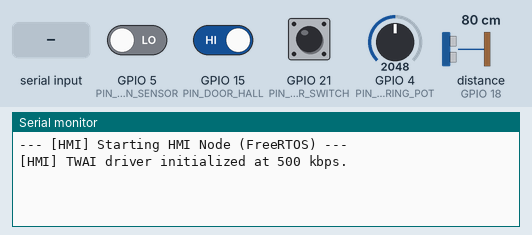
This sketch was run on a simulated ESP32. Shown: the last lines printed to the serial monitor. Wiring (inferred from the names in the program): ultrasonic range finder: trigger GPIO 19; echo GPIO 18. The inputs (shaded band) are chosen by the test bench; at power-on: distance to the obstacle (sensor on GPIO 18) 80 cm, GPIO 4 (PIN_STEERING_POT) = 2048, GPIO 5 (PIN_HORN_SENSOR) LOW, GPIO 15 (PIN_DOOR_HALL) HIGH, GPIO 21 (PIN_WIPER_SWITCH) HIGH (analog values on the 0–4095 scale). The echo pulse lasts 58.3 µs per cm; no CAN messages arrive unless stated.

Above: at 2.2 s.
2.3 s: distance to the obstacle (sensor on GPIO 18) set to 2 cm
At 3.7 s:
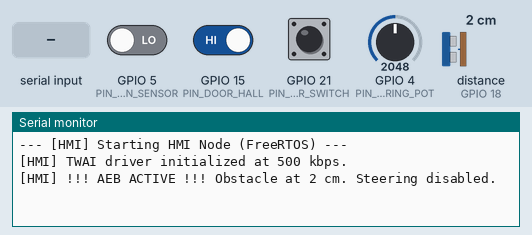
5.3 s: "u" received over Serial
At 6.1 s:
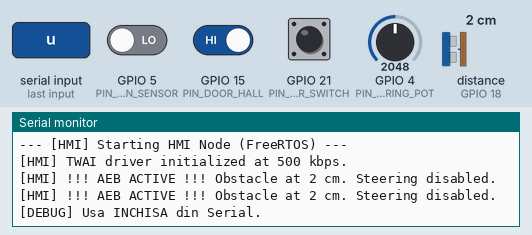
6.8 s: "D90\n" received over Serial
At 8.7 s:
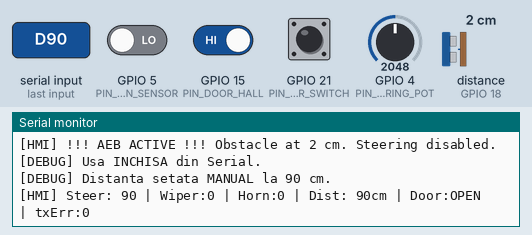
9.0 s: GPIO 4 (PIN_STEERING_POT) set to 2866
At 10.6 s:
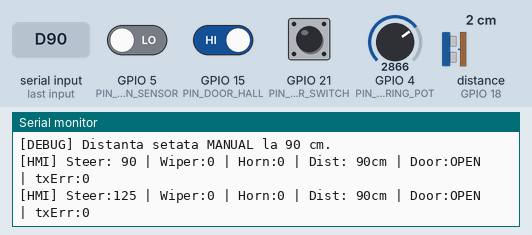
12.0 s: GPIO 4 (PIN_STEERING_POT) set to 0
At 13.7 s:
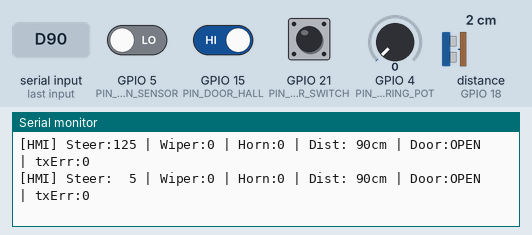
15.0 s: "R90\n" received over Serial
At 16.4 s:
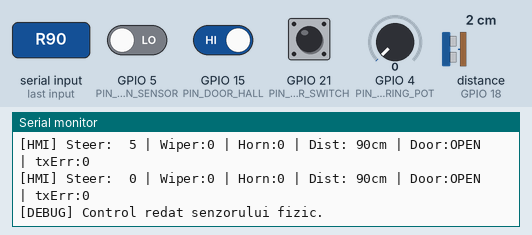

Measured:
- after the input at 2.3 s, the serial monitor: prints a new line after 0.21 s (image 1)
- after the input at 5.3 s, the serial monitor: prints a new line at once (image 2)
- after the input at 6.8 s, the serial monitor: prints a new line at once (image 3)
- after the input at 9.0 s, the serial monitor: prints a new line after 1.0 s (image 4)
- after the input at 12.0 s, the serial monitor: prints a new line after 0.51 s (image 5)
- after the input at 15.0 s, the serial monitor: prints a new line at once (image 6)

The sketch:

HMI_Node.ino
```cpp
#include <Arduino.h>
#include "driver/twai.h"

// ============================================================
//  HMI TX NODE - Reads user inputs and publishes to CAN Bus
//  Features: FreeRTOS, CSMA/CR Arbitration, AEB Safety Logic
// ============================================================

// --- Hardware Pin Configuration ---
#define PIN_STEERING_POT   4    // ADC2_CH0 (Steering Wheel)
#define PIN_HORN_SENSOR    5    // TTP223 Capacitive Sensor (Horn)
#define PIN_WIPER_SWITCH   21   // Homing switch (Wipers)
#define PIN_CAN_TX         22   // SN65HVD230 CTX
#define PIN_CAN_RX         23   // SN65HVD230 CRX

// New Pins for Environment/Safety Sensors
#define PIN_DOOR_HALL      15   // A3144 Hall Effect Sensor (Door Status)
#define PIN_US_TRIG        19   // HC-SR04 Trigger
#define PIN_US_ECHO        18   // HC-SR04 Echo (Requires 5V to 3.3V voltage divider)

// --- CAN IDs (Hardware Arbitration Priority) ---
#define CAN_ID_AEB_CRITICAL  0x010  // Highest Priority: Autonomous Emergency Braking
#define CAN_ID_HMI_CONTROLS  0x120  // Medium Priority: User inputs (Steering, Wipers)
#define CAN_ID_ENV_DATA      0x121  // Medium Priority: Environment (Distance, Door)

// --- System Thresholds & Timings ---
#define AEB_CRITICAL_DIST_CM 15   // Distance threshold to trigger Emergency Braking
#define SENSOR_PERIOD_MS     50   // 50ms to allow ultrasonic echo return
#define CAN_PERIOD_MS        20   // 50Hz CAN Bus refresh rate
#define LOG_PERIOD_MS        2500 // Console log frequency

#define DEBOUNCE_SAMPLES     3

// ------------------------------------------------------------
//  Frame Payloads (5 Bytes each for E2E Protection):
//  0x010 (AEB): [0]=AEB_Active(1) [1]=Dist_cm [2]=0 [3]=AliveCounter [4]=CRC8
//  0x120 (HMI): [0]=SteerAngle [1]=Wiper [2]=Horn [3]=AliveCounter [4]=CRC8
//  0x121 (ENV): [0]=Dist_MSB [1]=Dist_LSB [2]=Door(1=Open/0=Closed) [3]=Alive [4]=CRC8
//  CRC8: poly 0x07, init 0xFF, calculated over ID LSB + Bytes 0..3
// ------------------------------------------------------------

struct SharedData {
  uint8_t  steerAngle;
  uint8_t  wiperActive;
  uint8_t  hornActive;
  uint16_t obstacleDist;
  uint8_t  doorOpen;
};

// Global shared state with RTOS Mutex protection
static SharedData  g_systemState = {90, 0, 0, 999, 0};
static portMUX_TYPE g_stateMutex = portMUX_INITIALIZER_UNLOCKED;

// Flag pentru depanare: blocheaza suprascrierea distantei de catre senzorul fizic
static bool g_manualOverride = false;

// Diagnostics counters (Written only by CAN TX Task)
static uint32_t g_txErrorCount = 0;
static uint32_t g_busRecoveryCount = 0;

// --- Utilities ---
// CRC8 Calculation for E2E (End-to-End) Protection
static uint8_t calculateCRC8(uint16_t id, const uint8_t *data, uint8_t len) {
  uint8_t crc = 0xFF;
  uint8_t first = (uint8_t)(id & 0xFF);
  for (int i = -1; i < len; i++) {
    crc ^= (i < 0) ? first : data[i];
    for (uint8_t b = 0; b < 8; b++) {
      crc = (crc & 0x80) ? (uint8_t)((crc << 1) ^ 0x07) : (uint8_t)(crc << 1);
    }
  }
  return crc;
}

struct Debouncer {
  bool    stableState;
  bool    lastRawState;
  uint8_t sampleCount;
};

static bool applyDebounce(Debouncer &db, bool rawState);

static bool applyDebounce(Debouncer &db, bool rawState) {
  if (rawState == db.lastRawState) {
    if (db.sampleCount < DEBOUNCE_SAMPLES) db.sampleCount++;
  } else {
    db.lastRawState = rawState;
    db.sampleCount = 1;
  }
  if (db.sampleCount >= DEBOUNCE_SAMPLES) db.stableState = db.lastRawState;
  return db.stableState;
}

// Monitor TWAI driver status and recover from BUS-OFF states
static void checkAndRecoverCANBus() {
  twai_status_info_t status;
  if (twai_get_status_info(&status) != ESP_OK) return;

  if (status.state == TWAI_STATE_BUS_OFF) {
    twai_initiate_recovery();
    g_busRecoveryCount++;
  } else if (status.state == TWAI_STATE_STOPPED) {
    twai_start();   // Recovery complete, restart driver
  }
}

// Construct and transmit a CAN Frame with Alive Counter and CRC
static void transmitCANFrame(uint16_t id, uint8_t *payload, uint8_t &aliveCounter) {
  twai_message_t msg = {};
  msg.identifier = id;
  msg.extd = 0; // Standard 11-bit ID
  msg.rtr = 0;  // Data frame
  msg.data_length_code = 5;

  for (int i = 0; i < 4; i++) {
    msg.data[i] = payload[i];
  }

  msg.data[3] = aliveCounter++; // E2E Alive Counter
  msg.data[4] = calculateCRC8(id, msg.data, 4); // E2E CRC8

  if (twai_transmit(&msg, 0) != ESP_OK) {
    g_txErrorCount++;
  }
}

// --- Task Prototypes ---
void TaskPollSensors(void *pvParameters);
void TaskTransmitCAN(void *pvParameters);

void setup() {
  Serial.begin(115200);
  delay(1000);
  Serial.println("--- [HMI] Starting HMI Node (FreeRTOS) ---");

  // Configure Hardware Inputs
  pinMode(PIN_WIPER_SWITCH, INPUT_PULLUP);
  pinMode(PIN_STEERING_POT, INPUT);
  pinMode(PIN_HORN_SENSOR, INPUT);
  analogReadResolution(12);

  // Configure Environment Sensors
  pinMode(PIN_DOOR_HALL, INPUT_PULLUP);
  pinMode(PIN_US_TRIG, OUTPUT);
  pinMode(PIN_US_ECHO, INPUT);
  digitalWrite(PIN_US_TRIG, LOW);

  // Initialize TWAI Driver (CAN 500 kbps)
  twai_general_config_t g_config = TWAI_GENERAL_CONFIG_DEFAULT((gpio_num_t)PIN_CAN_TX, (gpio_num_t)PIN_CAN_RX, TWAI_MODE_NORMAL);
  twai_timing_config_t  t_config = TWAI_TIMING_CONFIG_500KBITS();
  twai_filter_config_t  f_config = TWAI_FILTER_CONFIG_ACCEPT_ALL();

  if (twai_driver_install(&g_config, &t_config, &f_config) != ESP_OK || twai_start() != ESP_OK) {
    Serial.println("[HMI] FATAL ERROR: TWAI driver failed to start. Rebooting...");
    delay(2000);
    ESP.restart();
  }
  Serial.println("[HMI] TWAI driver initialized at 500 kbps.");

  // RTOS Task Creation (Priority 2 for CAN TX ensures deterministic bus timing)
  xTaskCreate(TaskPollSensors, "SensorTask", 4096, NULL, 1, NULL);
  xTaskCreate(TaskTransmitCAN, "CanTxTask",  4096, NULL, 2, NULL);
}

void loop() {
  if (Serial.available() > 0) {
    char cmd = Serial.read();

    if (cmd == 'D' || cmd == 'd') {
      // 1. Citim numărul ÎNAINTE de a bloca resursele
      int dist = Serial.parseInt();

      // 2. Blocăm resursele strict pentru scrierea variabilelor
      portENTER_CRITICAL(&g_stateMutex);
      g_systemState.obstacleDist = dist;
      g_manualOverride = true;
      portEXIT_CRITICAL(&g_stateMutex);

      Serial.printf("\n[DEBUG] Distanta setata MANUAL la %d cm.\n", dist);
    }
    else if (cmd == 'R' || cmd == 'r') {
      portENTER_CRITICAL(&g_stateMutex);
      g_manualOverride = false;
      portEXIT_CRITICAL(&g_stateMutex);

      Serial.println("\n[DEBUG] Control redat senzorului fizic.");
    }
    else if (cmd == 'U' || cmd == 'u') {
      portENTER_CRITICAL(&g_stateMutex);
      g_systemState.doorOpen = !g_systemState.doorOpen;
      bool currentState = g_systemState.doorOpen; // Salvăm starea pentru printare sigură
      portEXIT_CRITICAL(&g_stateMutex);

      Serial.printf("\n[DEBUG] Usa %s din Serial.\n", currentState ? "DESCHISA" : "INCHISA");
    }
  }
  vTaskDelay(pdMS_TO_TICKS(100)); // Previne blocarea procesorului
}

// --- Task: Sensor Polling ---
void TaskPollSensors(void *pvParameters) {
  Debouncer wiperDebounce = {false, false, 0};
  Debouncer hornDebounce  = {false, false, 0};
  int filteredPotValue = analogRead(PIN_STEERING_POT);

  TickType_t lastWakeTime = xTaskGetTickCount();

  for (;;) {
    // 1. Read HC-SR04 Ultrasonic (AEB Sensor)
    digitalWrite(PIN_US_TRIG, HIGH);
    delayMicroseconds(10);
    digitalWrite(PIN_US_TRIG, LOW);

    // pulseIn blocks task until echo returns. Max timeout: 20000us (~3.4 meters)
    unsigned long echoDuration = pulseIn(PIN_US_ECHO, HIGH, 20000);
    uint16_t distanceCm = (echoDuration == 0) ? 999 : (echoDuration * 0.0343) / 2;

    // 2. Read Hall Effect Door Sensor
    // PULLUP active: HIGH = No magnet (Door Open), LOW = Magnet (Door Closed)
    bool isDoorOpen = (digitalRead(PIN_DOOR_HALL) == HIGH);

    // 3. Read Wiper Switch (Active LOW)
    bool isWiperActive = applyDebounce(wiperDebounce, digitalRead(PIN_WIPER_SWITCH) == LOW);

    // 4. Read Horn Sensor (Active HIGH)
    bool isHornActive = applyDebounce(hornDebounce, digitalRead(PIN_HORN_SENSOR) == HIGH);

    // 5. Read Steering Potentiometer (Exponential Moving Average Filter)
    int rawPotValue = analogRead(PIN_STEERING_POT);
    filteredPotValue += (rawPotValue - filteredPotValue) / 4;
    uint8_t steeringAngle = (uint8_t)constrain((filteredPotValue * 180) / 4095, 0, 180);

    // Atomically update the global state
    portENTER_CRITICAL(&g_stateMutex);

    // Actualizăm distanța doar dacă NU suntem în modul de override manual
    if (!g_manualOverride) {
      g_systemState.obstacleDist = distanceCm;
    }

    // Suprascriem ușa din senzor doar dacă dorim comportamentul fizic,
    // altfel o lăsăm sub controlul toggle-ului 'U' din Serial
    if (g_systemState.doorOpen == 0 || isDoorOpen) {
      g_systemState.doorOpen = isDoorOpen ? 1 : 0;
    }

    g_systemState.steerAngle = steeringAngle;
    g_systemState.wiperActive = isWiperActive ? 1 : 0;
    g_systemState.hornActive = isHornActive ? 1 : 0;

    portEXIT_CRITICAL(&g_stateMutex);

    vTaskDelayUntil(&lastWakeTime, pdMS_TO_TICKS(SENSOR_PERIOD_MS));
  }
}

// --- Task: CAN Transmission & Safety Logic ---
void TaskTransmitCAN(void *pvParameters) {
  TickType_t lastWakeTime = xTaskGetTickCount();

  uint8_t aliveAeb = 0;
  uint8_t aliveControls = 0;
  uint8_t aliveEnv = 0;
  uint32_t lastLogTime = 0;

  for (;;) {
    // Take a consistent snapshot of the current state
    SharedData currentState;
    portENTER_CRITICAL(&g_stateMutex);
    currentState = g_systemState;
    portEXIT_CRITICAL(&g_stateMutex);

    checkAndRecoverCANBus();

    // --- SAFETY LOGIC (AEB) ---
    bool isAebActive = (currentState.obstacleDist < AEB_CRITICAL_DIST_CM);

    if (isAebActive) {
      // HAZARD DETECTED: Transmit high-priority AEB frame.
      // We deliberately DO NOT transmit HMI controls, simulating a safe-state override.
      uint8_t aebPayload[4] = { 1, (uint8_t)currentState.obstacleDist, 0, 0 };
      transmitCANFrame(CAN_ID_AEB_CRITICAL, aebPayload, aliveAeb);
    } else {
      // NORMAL OPERATION: Transmit HMI steering and wiper controls.
      uint8_t ctrlPayload[4] = { currentState.steerAngle, currentState.wiperActive, currentState.hornActive, 0 };
      transmitCANFrame(CAN_ID_HMI_CONTROLS, ctrlPayload, aliveControls);
    }

    // Always transmit environment data (Door status is also a critical safety factor)
    uint8_t envPayload[4] = { (uint8_t)(currentState.obstacleDist >> 8), (uint8_t)(currentState.obstacleDist & 0xFF), currentState.doorOpen, 0 };
    transmitCANFrame(CAN_ID_ENV_DATA, envPayload, aliveEnv);

    // Periodic Console Logging
    uint32_t now = millis();
    if (now - lastLogTime >= LOG_PERIOD_MS) {
      lastLogTime = now;
      if (isAebActive) {
        Serial.printf("[HMI] !!! AEB ACTIVE !!! Obstacle at %d cm. Steering disabled.\n", currentState.obstacleDist);
      } else {
        Serial.printf("[HMI] Steer:%3d | Wiper:%d | Horn:%d | Dist:%3dcm | Door:%s | txErr:%lu\n",
                      currentState.steerAngle, currentState.wiperActive, currentState.hornActive,
                      currentState.obstacleDist, (currentState.doorOpen ? "OPEN" : "CLOSED"),
                      (unsigned long)g_txErrorCount);
      }
    }

    vTaskDelayUntil(&lastWakeTime, pdMS_TO_TICKS(CAN_PERIOD_MS));
  }
}
```
